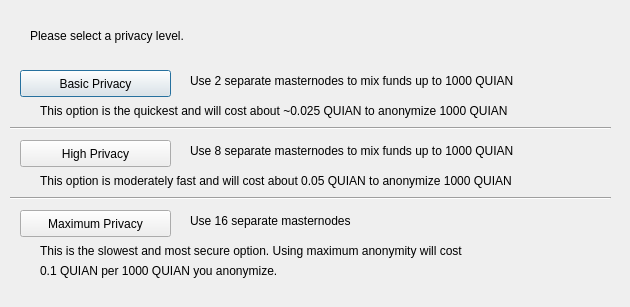
<?xml version="1.0" encoding="UTF-8"?>
<ui version="4.0">
 <class>DarksendConfig</class>
 <widget class="QDialog" name="DarksendConfig">
  <property name="geometry">
   <rect>
    <x>0</x>
    <y>0</y>
    <width>630</width>
    <height>307</height>
   </rect>
  </property>
  <property name="windowTitle">
   <string>Configure PrivateSend</string>
  </property>
  <widget class="QPushButton" name="buttonBasic">
   <property name="geometry">
    <rect>
     <x>20</x>
     <y>70</y>
     <width>151</width>
     <height>27</height>
    </rect>
   </property>
   <property name="text">
    <string>Basic Privacy</string>
   </property>
  </widget>
  <widget class="QPushButton" name="buttonHigh">
   <property name="geometry">
    <rect>
     <x>20</x>
     <y>140</y>
     <width>151</width>
     <height>27</height>
    </rect>
   </property>
   <property name="text">
    <string>High Privacy</string>
   </property>
  </widget>
  <widget class="QPushButton" name="buttonMax">
   <property name="geometry">
    <rect>
     <x>20</x>
     <y>210</y>
     <width>151</width>
     <height>27</height>
    </rect>
   </property>
   <property name="text">
    <string>Maximum Privacy</string>
   </property>
  </widget>
  <widget class="QLabel" name="label">
   <property name="geometry">
    <rect>
     <x>30</x>
     <y>20</y>
     <width>571</width>
     <height>31</height>
    </rect>
   </property>
   <property name="text">
    <string>Please select a privacy level.</string>
   </property>
  </widget>
  <widget class="QLabel" name="label_2">
   <property name="geometry">
    <rect>
     <x>190</x>
     <y>70</y>
     <width>421</width>
     <height>21</height>
    </rect>
   </property>
   <property name="text">
    <string>Use 2 separate masternodes to mix funds up to 1000 QUIAN</string>
   </property>
  </widget>
  <widget class="QLabel" name="label_3">
   <property name="geometry">
    <rect>
     <x>190</x>
     <y>140</y>
     <width>411</width>
     <height>21</height>
    </rect>
   </property>
   <property name="text">
    <string>Use 8 separate masternodes to mix funds up to 1000 QUIAN</string>
   </property>
  </widget>
  <widget class="QLabel" name="label_4">
   <property name="geometry">
    <rect>
     <x>190</x>
     <y>210</y>
     <width>421</width>
     <height>21</height>
    </rect>
   </property>
   <property name="text">
    <string>Use 16 separate masternodes</string>
   </property>
  </widget>
  <widget class="QLabel" name="label_6">
   <property name="geometry">
    <rect>
     <x>40</x>
     <y>100</y>
     <width>561</width>
     <height>21</height>
    </rect>
   </property>
   <property name="text">
    <string>This option is the quickest and will cost about ~0.025 QUIAN to anonymize 1000 QUIAN</string>
   </property>
  </widget>
  <widget class="QLabel" name="label_7">
   <property name="geometry">
    <rect>
     <x>40</x>
     <y>170</y>
     <width>561</width>
     <height>21</height>
    </rect>
   </property>
   <property name="text">
    <string>This option is moderately fast and will cost about 0.05 QUIAN to anonymize 1000 QUIAN</string>
   </property>
  </widget>
  <widget class="QLabel" name="label_8">
   <property name="geometry">
    <rect>
     <x>40</x>
     <y>240</y>
     <width>561</width>
     <height>21</height>
    </rect>
   </property>
   <property name="text">
    <string>This is the slowest and most secure option. Using maximum anonymity will cost</string>
   </property>
  </widget>
  <widget class="QLabel" name="label_9">
   <property name="geometry">
    <rect>
     <x>40</x>
     <y>260</y>
     <width>561</width>
     <height>21</height>
    </rect>
   </property>
   <property name="text">
    <string>0.1 QUIAN per 1000 QUIAN you anonymize.</string>
   </property>
  </widget>
  <widget class="Line" name="line">
   <property name="geometry">
    <rect>
     <x>10</x>
     <y>120</y>
     <width>601</width>
     <height>16</height>
    </rect>
   </property>
   <property name="orientation">
    <enum>Qt::Horizontal</enum>
   </property>
  </widget>
  <widget class="Line" name="line_2">
   <property name="geometry">
    <rect>
     <x>10</x>
     <y>190</y>
     <width>601</width>
     <height>16</height>
    </rect>
   </property>
   <property name="orientation">
    <enum>Qt::Horizontal</enum>
   </property>
  </widget>
 </widget>
 <resources/>
 <connections/>
</ui>
